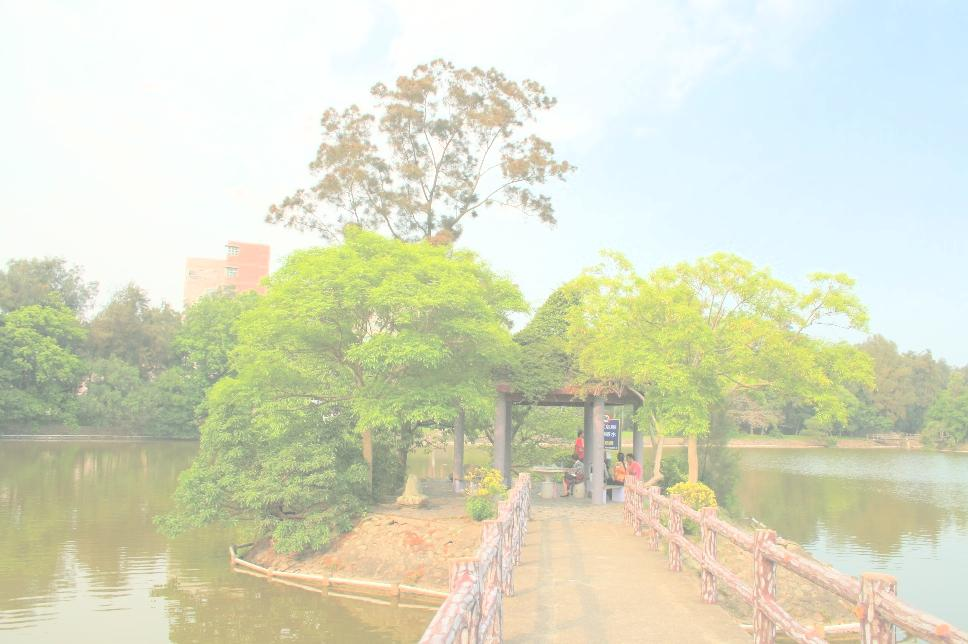
%> input picture Image Processing/enhancement/ChangKungLake.jpg, 968 x 644 px
$ octave hw1_1.m   (GNU Octave 9; MATLAB toolbox functions it lacks are replaced by stand-ins)
%> lines starting %> are read from the running program, lines starting %| are printed output that depends on the picture
RGB = imread('ChangKungLake.jpg');
%> RGB is the input picture: size 644x968x3 uint8; mean R, G, B 217.3, 220.6, 196.7
subplot(2,3,1); imshow(uint8(RGB));
title('Original');
[w, l, d] = size(RGB);
%> w = 644; l = 968; d = 3
RGB = double(RGB);
%> RGB: size 644x968x3 double
R = RGB(:, :, 1);
G = RGB(:, :, 2);
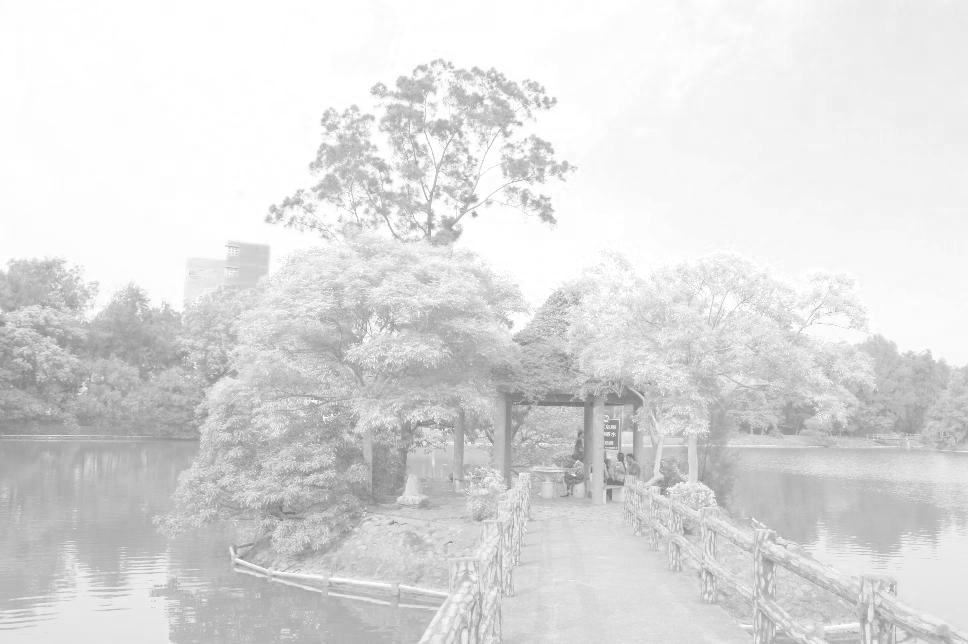
%> G: size 644x968 double; min 112, max 255, mean 220.6
B = RGB(:, :, 3);
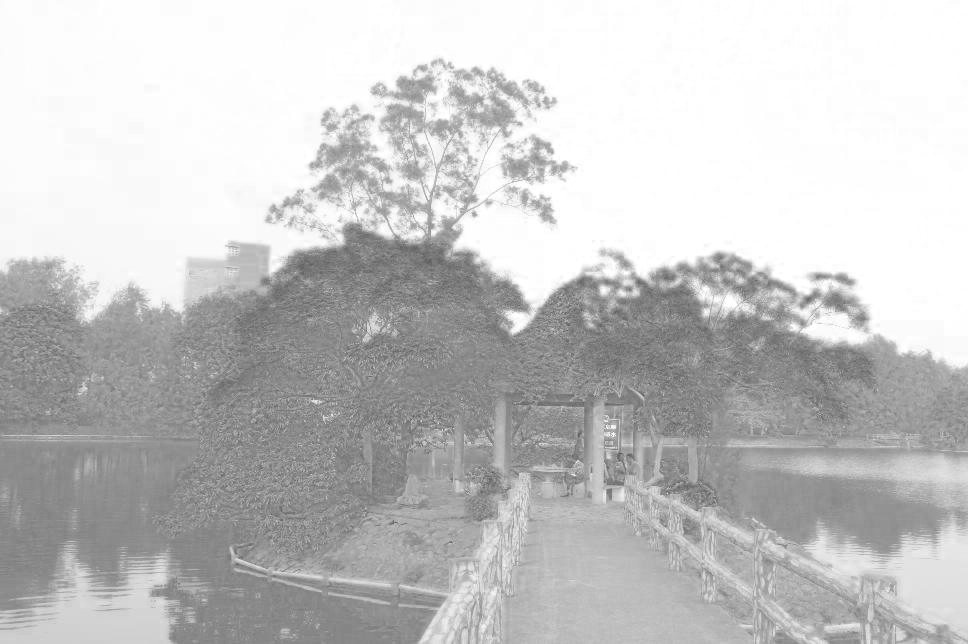
%> B: size 644x968 double; min 85, max 255, mean 196.7
RGB = cat(1, R(:)', G(:)', B(:)');

theta = [0.299 0.587 0.114;0.596 -0.275 -0.321;0.212 -0.523 0.311];
YIQ = theta*RGB;
Y = YIQ(1, :);
I = YIQ(2, :);
Q = YIQ(3, :);
YIQ = cat(3, reshape(Y, w, l), reshape(I, w, l), reshape(Q, w, l));
subplot(2,3,2); imshow(uint8(YIQ));
%> after `imshow(uint8(YIQ))`:
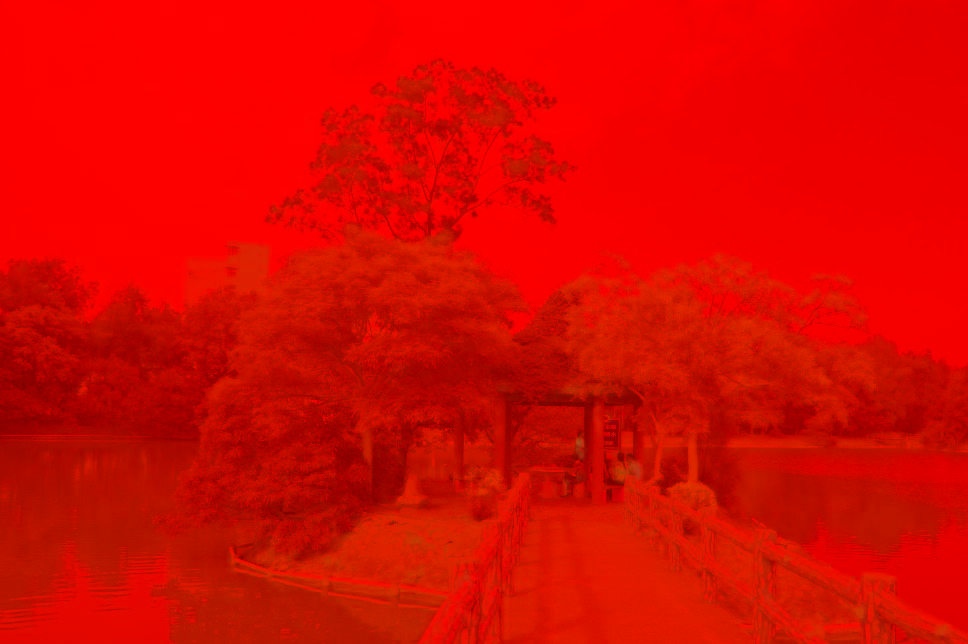
%> displayed picture: size 644x968x3, on the screen's scale of 0 to 255; mean R, G, B 216.9, 8.8, 0.1
title('Original YIQ');
subplot(2,3,5);
hist(Y(:), 0:255);
title('Original Y Channel');
gt150 = sum(Y>150)
%> gt150 = 615900
percentage = gt150/(l*w)
%> percentage = 0.988

r =  4;
Y = ((Y./255).^r).*255;
YIQ = cat(3, reshape(Y, w, l), reshape(I, w, l), reshape(Q, w, l));
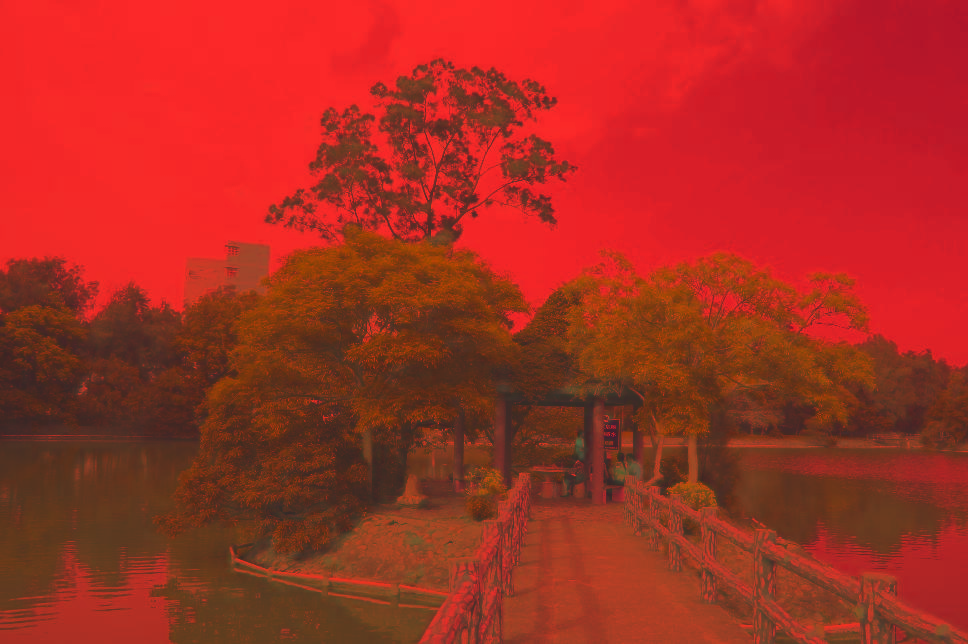
%> YIQ: size 644x968x3 double; mean R, G, B 148.7, 5.7, -8.1; drawn with min black and max white
subplot(2,3,3); imshow(uint8(YIQ));
%> after `imshow(uint8(YIQ))`:
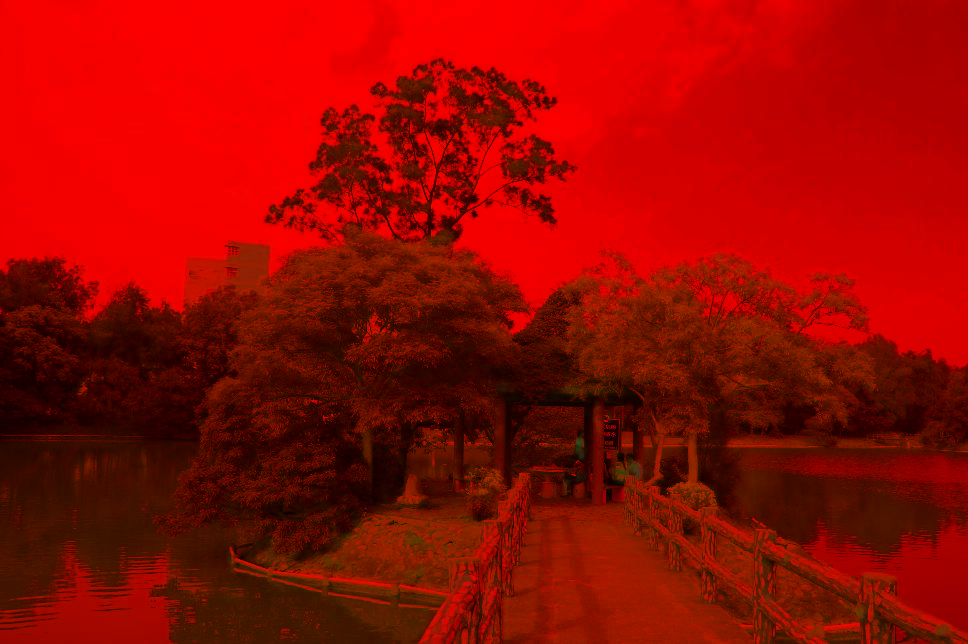
%> displayed picture: size 644x968x3, on the screen's scale of 0 to 255; mean R, G, B 148.7, 8.8, 0.1
title('YIQ with Gamma = 4');
subplot(2,3,6);
hist(Y(:), 0:255);
title('Y Channel with Gamma = 4');
gt150 = sum(Y>150)
%> gt150 = 305423
percentage = gt150/(l*w)
%> percentage = 0.49

RGB = theta\[Y;I;Q];
RGB = cat(3, RGB(1, :), RGB(2, :), RGB(3, :));
RGB = reshape(RGB, w, l, 3);
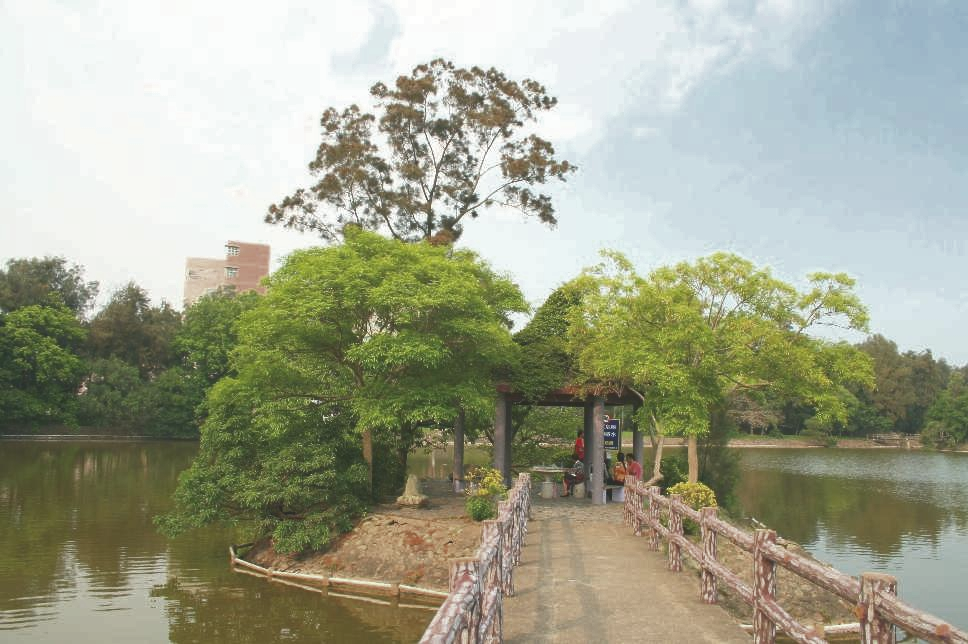
%> RGB: size 644x968x3 double; mean R, G, B 149.1, 152.4, 128.5; drawn with min black and max white
subplot(2,3,4); imshow(uint8(RGB));
title('Final Image');
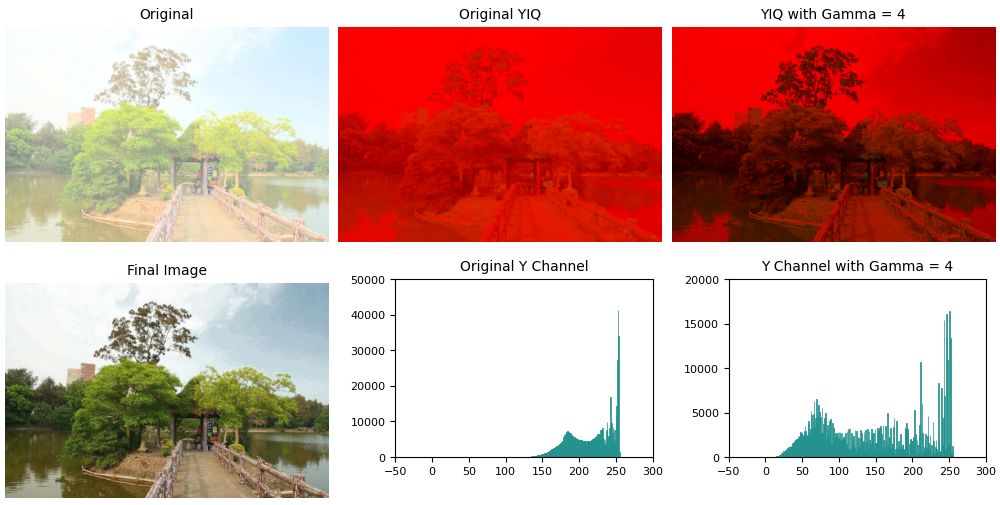
%> figure redrawn from the program's plot data, 6 panels
